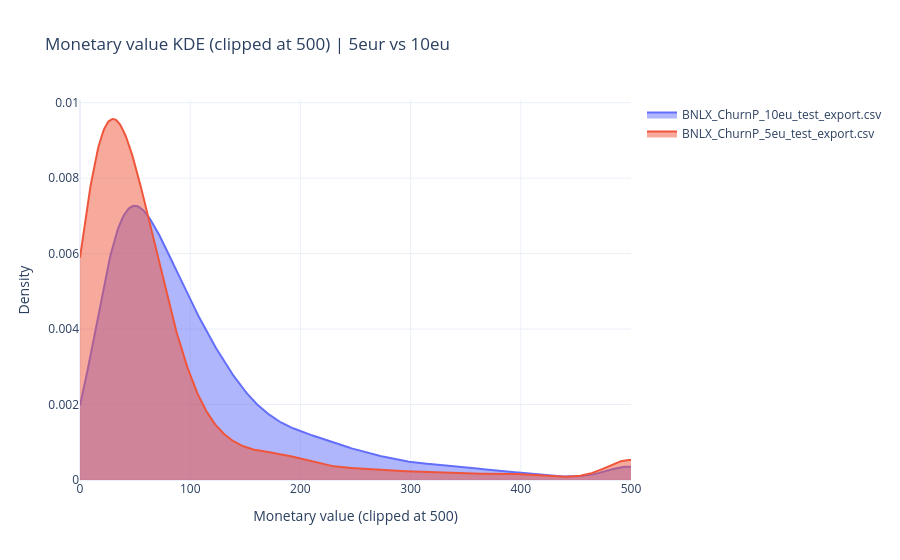

The cell this chart's notebook holds for it:
### Code cell
### Sanity check pattern we expec tto see 5eu lower better, 10eu higher better!
def plot_monetary_value_kde_top30(predicted_top30_per_treatment, clip_max=500):
    incentives = ["BNLX_ChurnP_5eu_test_export.csv", "BNLX_ChurnP_10eu_test_export.csv"]

    df_plot = predicted_top30_per_treatment.loc[
        predicted_top30_per_treatment["original_incentive_name"].isin(incentives),
        ["original_incentive_name", "monetary_value"]
    ].dropna(subset=["monetary_value"]).copy()

    df_plot["monetary_value"] = df_plot["monetary_value"].clip(upper=clip_max)

    x_grid = np.linspace(0, clip_max, 500)

    fig = go.Figure()

    for name, group in df_plot.groupby("original_incentive_name"):
        values = group["monetary_value"].values

        if len(values) < 2:
            continue

        kde = gaussian_kde(values)
        density = kde(x_grid)

        fig.add_trace(
            go.Scatter(
                x=x_grid,
                y=density,
                mode="lines",
                fill="tozeroy",
                name=name
            )
        )

    fig.update_layout(
        title=f"Monetary value KDE (clipped at {clip_max}) | 5eur vs 10eu",
        xaxis_title=f"Monetary value (clipped at {clip_max})",
        yaxis_title="Density",
        template="plotly_white"
    )

    fig.update_xaxes(range=[0, clip_max])

    fig.show()

plot_monetary_value_kde_top30(test_selected_binary_uplift, clip_max=500)

### Figure 1 — Plotly figure (JSON) as saved in the notebook; plotly's stock layout.template omitted (floating-point values rounded to 4 significant figures; data arrays with more than 128 entries replaced by an {"elided": "..."} marker saying what was removed)
{"data": [{"fill": "tozeroy", "mode": "lines", "name": "BNLX_ChurnP_10eu_test_export.csv", "type": "scatter", "x": {"elided": "500 float values"}, "y": {"elided": "500 float values"}}, {"fill": "tozeroy", "mode": "lines", "name": "BNLX_ChurnP_5eu_test_export.csv", "type": "scatter", "x": {"elided": "500 float values"}, "y": {"elided": "500 float values"}}], "layout": {"title": {"text": "Monetary value KDE (clipped at 500) | 5eur vs 10eu"}, "xaxis": {"range": [0, 500], "title": {"text": "Monetary value (clipped at 500)"}}, "yaxis": {"title": {"text": "Density"}}}}
